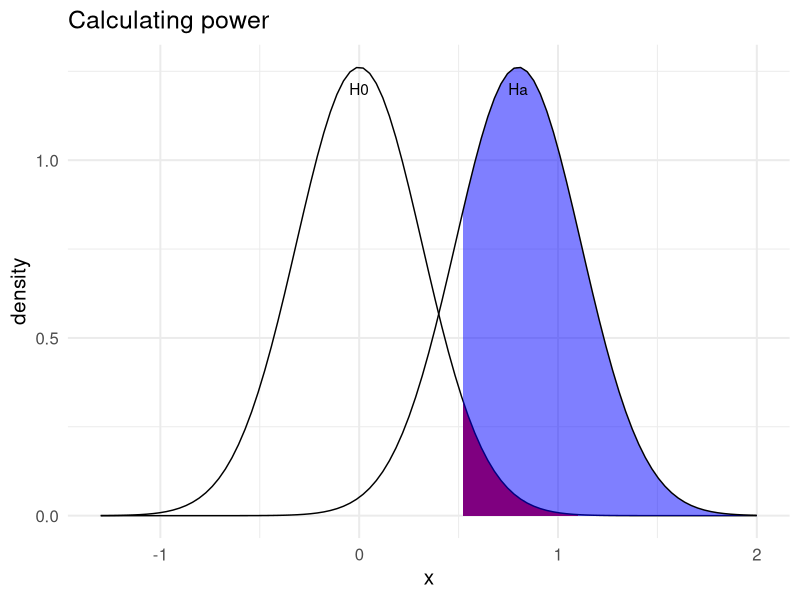
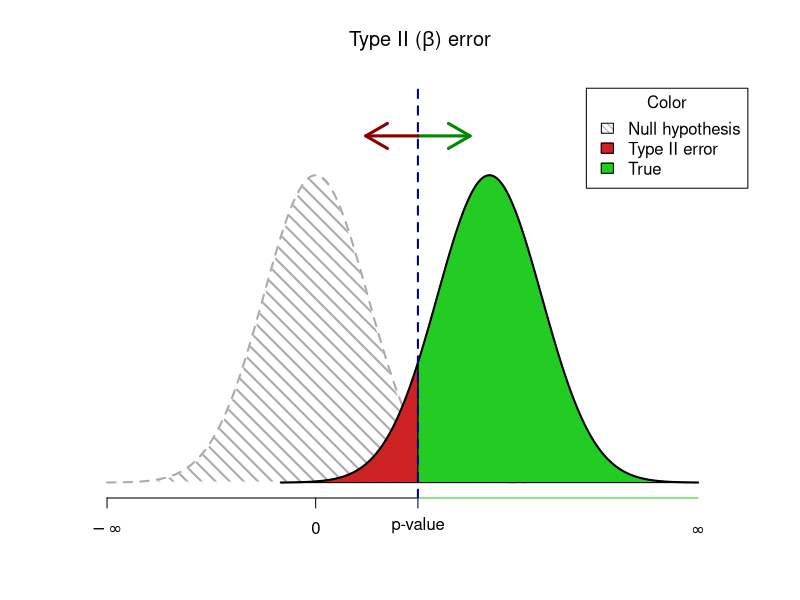
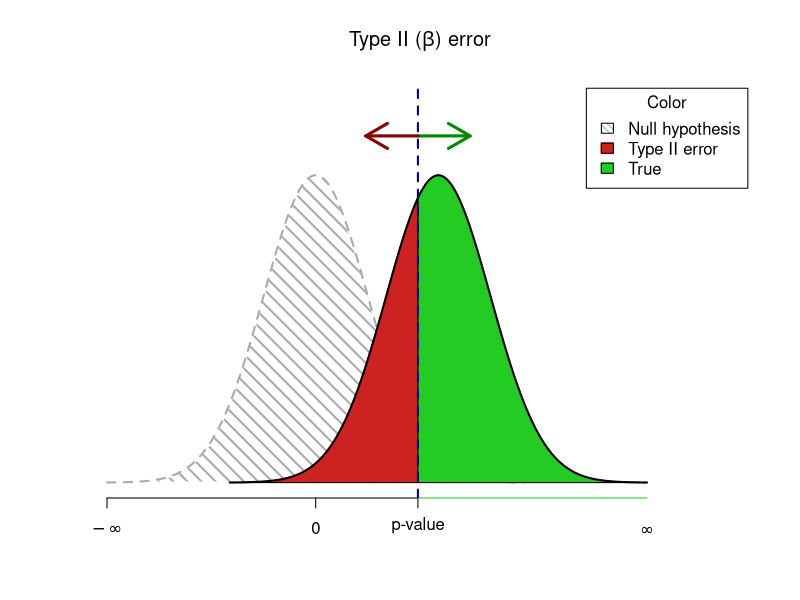
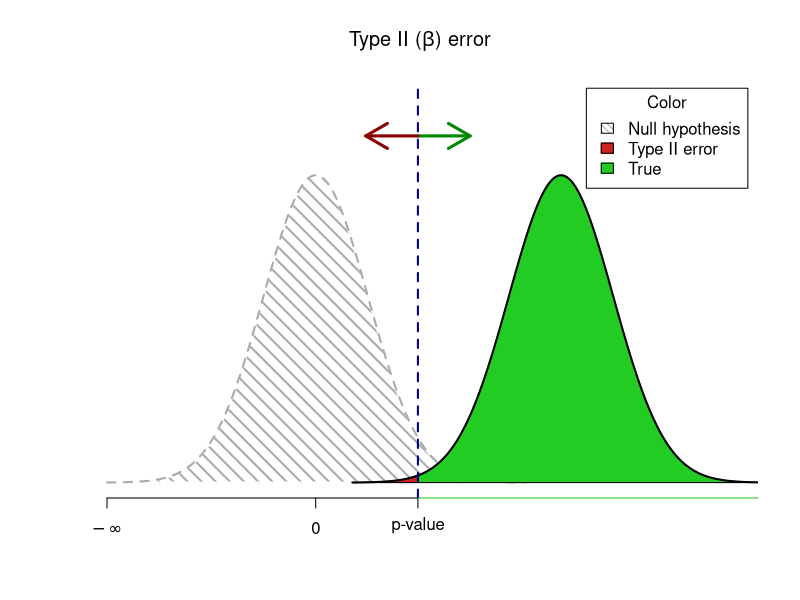
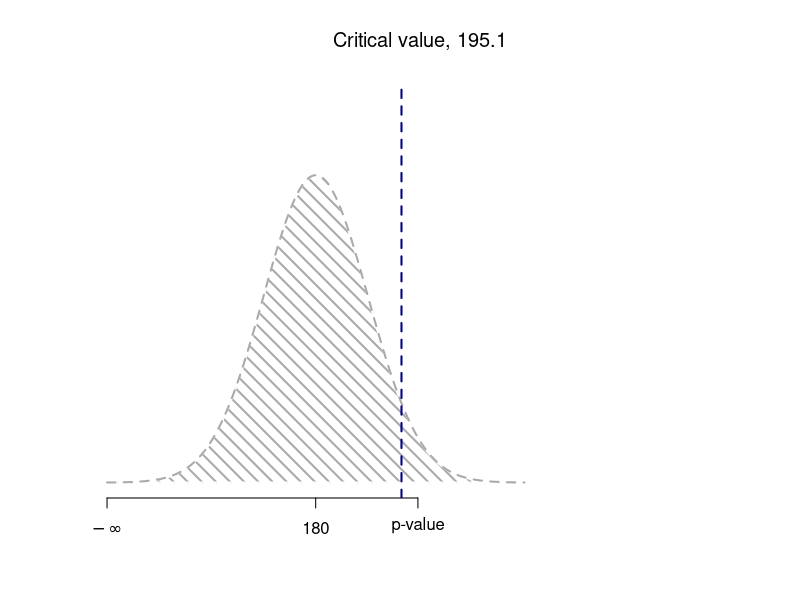
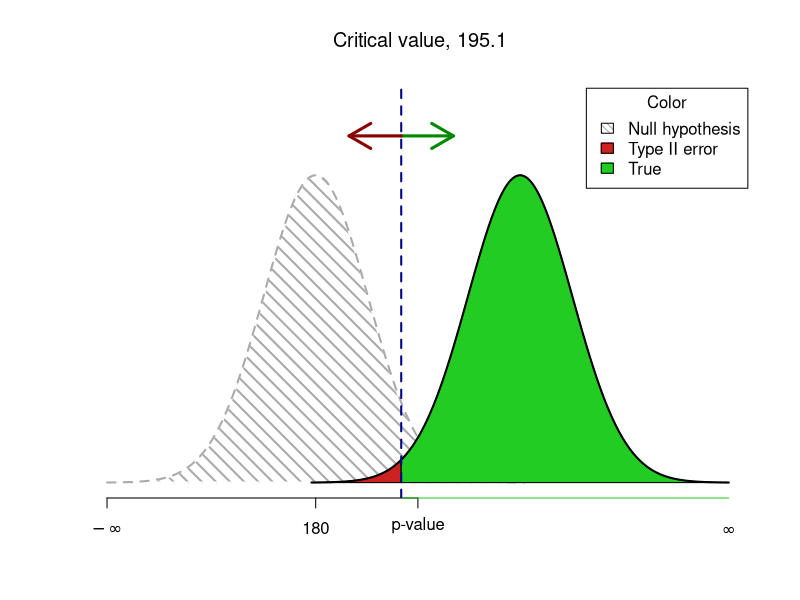
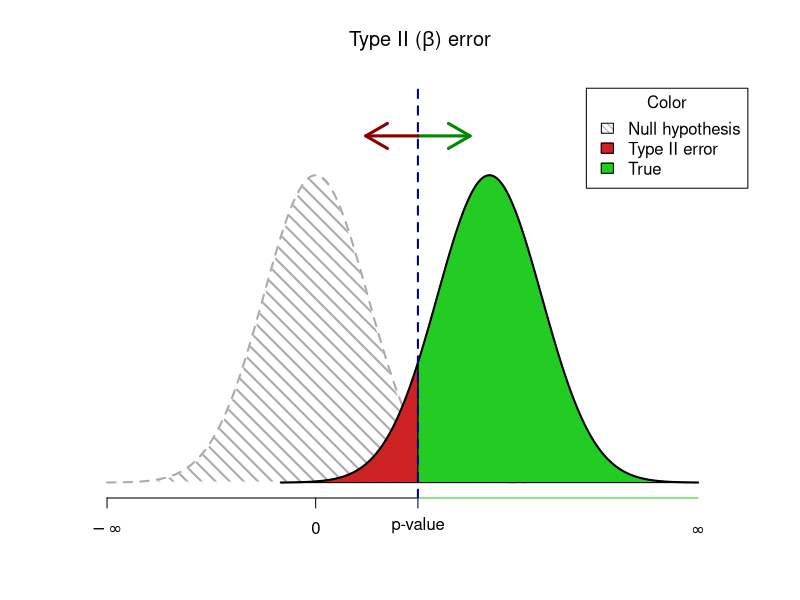
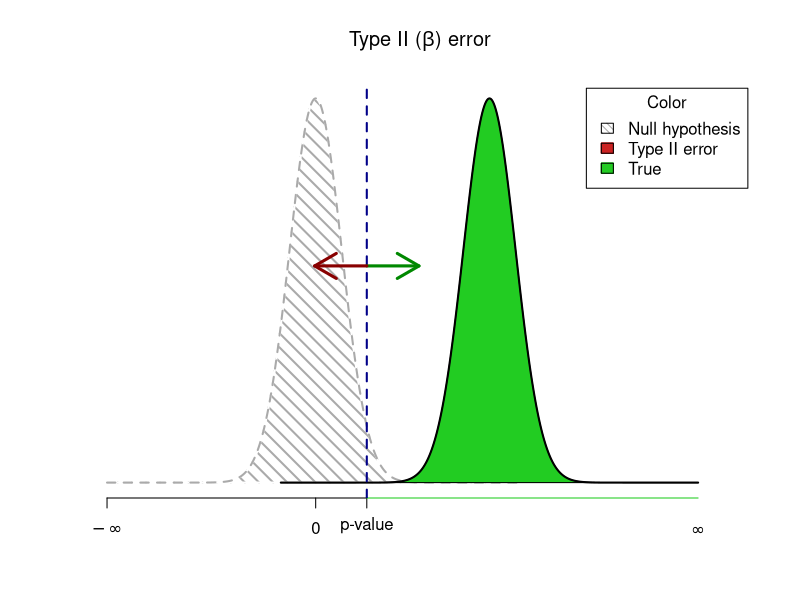

R code for these plots, in order:
## ---- chunk 1
library(knitr) # for include_graphics() 
library(dplyr)
## ---- chunk 2
qnorm(p = 0.05, mean = 0, sd = 1/sqrt(10), lower.tail = F)
## ---- chunk 3
pnorm(q = 0.5201484, mean = 0.8, 1/sqrt(10), lower.tail = F)
## ---- chunk 4
library(ggplot2)
ggplot(data = data.frame(x = c(-1.3, 2)), aes(x)) + 
    geom_area(stat = "function", fun = dnorm, args = list(mean = 0, sd = 1/sqrt(10)), 
            fill = "red", xlim = c(0.5201484, 1.1)) +
  stat_function(fun = dnorm, n = 101, args = list(mean = 0, sd = 1/sqrt(10))) +
  labs(y = "density") + 
  theme_minimal(base_size = 15) +
  labs(title = "Calculating power") +
  geom_area(stat = "function", fun = dnorm, args = list(mean = 0.8, sd = 1/sqrt(10)), 
            fill = "blue", xlim = c(0.5201484, 2.0), alpha = 0.5) +
  stat_function(fun = dnorm, n = 101, args = list(mean = 0.8, sd = 1/sqrt(10))) +
  geom_text(aes(x = 0, y = 1.2), label = "H0", check_overlap = T) +
  geom_text(aes(x = 0.8, y = 1.2), label = "Ha", check_overlap = T)

## ---- chunk 5
##students you do not need to know this code

##graph power
x <- seq(-4, 4, length=1000)
hx <- dnorm(x, mean=0, sd=1)

plot(x, hx, type="n", xlim=c(-4, 8), ylim=c(0, 0.5), 
     ylab = "",
     xlab = "",
     main= expression(paste("Type II (", beta, ") error")), axes=FALSE)
axis(1, at = c(-qnorm(.025), 0, -4), 
     labels = expression("p-value", 0, -infinity ))

shift = qnorm(1-0.025, mean=0, sd=1)*1.7
xfit2 <- x + shift
yfit2 <- dnorm(xfit2, mean=shift, sd=1)

# Print null hypothesis area
col_null = "#AAAAAA"
polygon(c(min(x), x,max(x)), c(0,hx,0), col=col_null, lwd=2, density=c(10, 40), angle=-45, border=0)
lines(x, hx, lwd=2, lty="dashed", col=col_null)


# The alternative hypothesis area

## The red - underpowered area
lb <- min(xfit2)
ub <- round(qnorm(.975),2)
col1 = "#CC2222"

i <- xfit2 >= lb & xfit2 <= ub
polygon(c(lb,xfit2[i],ub), c(0,yfit2[i],0), col=col1)

## The green area where the power is
col2 = "#22CC22"
i <- xfit2 >= ub
polygon(c(ub,xfit2[i],max(xfit2)), c(0,yfit2[i],0), col=col2)

# Outline the alternative hypothesis
lines(xfit2, yfit2, lwd=2)

axis(1, at = (c(ub, max(xfit2))), labels=c("", expression(infinity)), 
     col=col2, lwd=1, lwd.tick=FALSE)

legend("topright", inset=.015, title="Color",
       c("Null hypothesis","Type II error", "True"), fill=c(col_null, col1, col2), 
       angle=-45,
       density=c(20, 1000, 1000), horiz=FALSE)

abline(v=ub, lwd=2, col="#000088", lty="dashed")

arrows(ub, 0.45, ub+1, 0.45, lwd=3, col="#008800")
arrows(ub, 0.45, ub-1, 0.45, lwd=3, col="#880000")
## ---- chunk 6


##graph power
x <- seq(-4, 4, length=1000)
hx <- dnorm(x, mean=0, sd=1)

plot(x, hx, type="n", xlim=c(-4, 8), ylim=c(0, 0.5), 
     ylab = "",
     xlab = "",
     main= expression(paste("Type II (", beta, ") error")), axes=FALSE)
axis(1, at = c(-qnorm(.025), 0, -4), 
     labels = expression("p-value", 0, -infinity ))

shift = qnorm(1-0.025, mean=0, sd=1)*1.2
xfit2 <- x + shift
yfit2 <- dnorm(xfit2, mean=shift, sd=1)

# Print null hypothesis area
col_null = "#AAAAAA"
polygon(c(min(x), x,max(x)), c(0,hx,0), col=col_null, lwd=2, density=c(10, 40), angle=-45, border=0)
lines(x, hx, lwd=2, lty="dashed", col=col_null)


# The alternative hypothesis area

## The red - underpowered area
lb <- min(xfit2)
ub <- round(qnorm(.975),2)
col1 = "#CC2222"

i <- xfit2 >= lb & xfit2 <= ub
polygon(c(lb,xfit2[i],ub), c(0,yfit2[i],0), col=col1)

## The green area where the power is
col2 = "#22CC22"
i <- xfit2 >= ub
polygon(c(ub,xfit2[i],max(xfit2)), c(0,yfit2[i],0), col=col2)

# Outline the alternative hypothesis
lines(xfit2, yfit2, lwd=2)

axis(1, at = (c(ub, max(xfit2))), labels=c("", expression(infinity)), 
     col=col2, lwd=1, lwd.tick=FALSE)

legend("topright", inset=.015, title="Color",
       c("Null hypothesis","Type II error", "True"), fill=c(col_null, col1, col2), 
       angle=-45,
       density=c(20, 1000, 1000), horiz=FALSE)

abline(v=ub, lwd=2, col="#000088", lty="dashed")

arrows(ub, 0.45, ub+1, 0.45, lwd=3, col="#008800")
arrows(ub, 0.45, ub-1, 0.45, lwd=3, col="#880000")
## ---- chunk 7

##graph power
x <- seq(-4, 4, length=1000)
hx <- dnorm(x, mean=0, sd=1)

plot(x, hx, type="n", xlim=c(-4, 8), ylim=c(0, 0.5), 
     ylab = "",
     xlab = "",
     main= expression(paste("Type II (", beta, ") error")), axes=FALSE)
axis(1, at = c(-qnorm(.025), 0, -4), 
     labels = expression("p-value", 0, -infinity ))

shift = qnorm(1-0.025, mean=0, sd=1)*2.4
xfit2 <- x + shift
yfit2 <- dnorm(xfit2, mean=shift, sd=1)

# Print null hypothesis area
col_null = "#AAAAAA"
polygon(c(min(x), x,max(x)), c(0,hx,0), col=col_null, lwd=2, density=c(10, 40), angle=-45, border=0)
lines(x, hx, lwd=2, lty="dashed", col=col_null)


# The alternative hypothesis area

## The red - underpowered area
lb <- min(xfit2)
ub <- round(qnorm(.975),2)
col1 = "#CC2222"

i <- xfit2 >= lb & xfit2 <= ub
polygon(c(lb,xfit2[i],ub), c(0,yfit2[i],0), col=col1)

## The green area where the power is
col2 = "#22CC22"
i <- xfit2 >= ub
polygon(c(ub,xfit2[i],max(xfit2)), c(0,yfit2[i],0), col=col2)

# Outline the alternative hypothesis
lines(xfit2, yfit2, lwd=2)

axis(1, at = (c(ub, max(xfit2))), labels=c("", expression(infinity)), 
     col=col2, lwd=1, lwd.tick=FALSE)

legend("topright", inset=.015, title="Color",
       c("Null hypothesis","Type II error", "True"), fill=c(col_null, col1, col2), 
       angle=-45,
       density=c(20, 1000, 1000), horiz=FALSE)

abline(v=ub, lwd=2, col="#000088", lty="dashed")

arrows(ub, 0.45, ub+1, 0.45, lwd=3, col="#008800")
arrows(ub, 0.45, ub-1, 0.45, lwd=3, col="#880000")
## ---- chunk 8
qnorm(0.95, 0,1)
## ---- chunk 9

##graph power
x <- seq(-4, 4, length=1000)
hx <- dnorm(x, mean=0, sd=1)

plot(x, hx, type="n", xlim=c(-4, 8), ylim=c(0, 0.5), 
     ylab = "",
     xlab = "",
     main= expression(paste("Critical value, 195.1")), axes=FALSE)
axis(1, at = c(-qnorm(.025), 0, -4), 
     labels = expression("p-value", 180, -infinity ))

shift = qnorm(1-0.025, mean=0, sd=1)*2.4
xfit2 <- x + shift
yfit2 <- dnorm(xfit2, mean=shift, sd=1)

# Print null hypothesis area
col_null = "#AAAAAA"
polygon(c(min(x), x,max(x)), c(0,hx,0), col=col_null, lwd=2, density=c(10, 40), angle=-45, border=0)
lines(x, hx, lwd=2, lty="dashed", col=col_null)


abline(v=1.645, lwd=2, col="#000088", lty="dashed")

## ---- chunk 10
pnorm(-1.73, 0,1)
## ---- chunk 11

##graph power
x <- seq(-4, 4, length=1000)
hx <- dnorm(x, mean=0, sd=1)

plot(x, hx, type="n", xlim=c(-4, 8), ylim=c(0, 0.5), 
     ylab = "",
     xlab = "",
     main= expression(paste("Critical value, 195.1")), axes=FALSE)
axis(1, at = c(-qnorm(.025), 0, -4), 
     labels = expression("p-value", 180, -infinity ))

shift = qnorm(1-0.025, mean=0, sd=1)*2
xfit2 <- x + shift
yfit2 <- dnorm(xfit2, mean=shift, sd=1)

# Print null hypothesis area
col_null = "#AAAAAA"
polygon(c(min(x), x,max(x)), c(0,hx,0), col=col_null, lwd=2, density=c(10, 40), angle=-45, border=0)
lines(x, hx, lwd=2, lty="dashed", col=col_null)


# The alternative hypothesis area

## The red - underpowered area
lb <- min(xfit2)
ub <- round(qnorm(.95),2)
col1 = "#CC2222"

i <- xfit2 >= lb & xfit2 <= ub
polygon(c(lb,xfit2[i],ub), c(0,yfit2[i],0), col=col1)

## The green area where the power is
col2 = "#22CC22"
i <- xfit2 >= ub
polygon(c(ub,xfit2[i],max(xfit2)), c(0,yfit2[i],0), col=col2)

# Outline the alternative hypothesis
lines(xfit2, yfit2, lwd=2)

axis(1, at = (c(ub, max(xfit2))), labels=c("", expression(infinity)), 
     col=col2, lwd=1, lwd.tick=FALSE)

legend("topright", inset=.015, title="Color",
       c("Null hypothesis","Type II error", "True"), fill=c(col_null, col1, col2), 
       angle=-45,
       density=c(20, 1000, 1000), horiz=FALSE)

abline(v=ub, lwd=2, col="#000088", lty="dashed")

arrows(ub, 0.45, ub+1, 0.45, lwd=3, col="#008800")
arrows(ub, 0.45, ub-1, 0.45, lwd=3, col="#880000")
## ---- chunk 12
##students you do not need to know this code

##graph power
x <- seq(-4, 4, length=1000)
hx <- dnorm(x, mean=0, sd=1)

plot(x, hx, type="n", xlim=c(-4, 8), ylim=c(0, 0.5), 
     ylab = "",
     xlab = "",
     main= expression(paste("Type II (", beta, ") error")), axes=FALSE)
axis(1, at = c(-qnorm(.025), 0, -4), 
     labels = expression("p-value", 0, -infinity ))

shift = qnorm(1-0.025, mean=0, sd=1)*1.7
xfit2 <- x + shift
yfit2 <- dnorm(xfit2, mean=shift, sd=1)

# Print null hypothesis area
col_null = "#AAAAAA"
polygon(c(min(x), x,max(x)), c(0,hx,0), col=col_null, lwd=2, density=c(10, 40), angle=-45, border=0)
lines(x, hx, lwd=2, lty="dashed", col=col_null)


# The alternative hypothesis area

## The red - underpowered area
lb <- min(xfit2)
ub <- round(qnorm(.975),2)
col1 = "#CC2222"

i <- xfit2 >= lb & xfit2 <= ub
polygon(c(lb,xfit2[i],ub), c(0,yfit2[i],0), col=col1)

## The green area where the power is
col2 = "#22CC22"
i <- xfit2 >= ub
polygon(c(ub,xfit2[i],max(xfit2)), c(0,yfit2[i],0), col=col2)

# Outline the alternative hypothesis
lines(xfit2, yfit2, lwd=2)

axis(1, at = (c(ub, max(xfit2))), labels=c("", expression(infinity)), 
     col=col2, lwd=1, lwd.tick=FALSE)

legend("topright", inset=.015, title="Color",
       c("Null hypothesis","Type II error", "True"), fill=c(col_null, col1, col2), 
       angle=-45,
       density=c(20, 1000, 1000), horiz=FALSE)

abline(v=ub, lwd=2, col="#000088", lty="dashed")

arrows(ub, 0.45, ub+1, 0.45, lwd=3, col="#008800")
arrows(ub, 0.45, ub-1, 0.45, lwd=3, col="#880000")
## ---- chunk 13
##students you do not need to know this code

##graph power
x <- seq(-4, 4, length=1000)
hx <- dnorm(x, mean=0, sd=.5)

plot(x, hx, type="n", xlim=c(-4, 8), ylim=c(0, 0.8), 
     ylab = "",
     xlab = "",
     main= expression(paste("Type II (", beta, ") error")), axes=FALSE)
axis(1, at = c(-qnorm(.025,0,.5), 0, -4), 
     labels = expression("p-value", 0, -infinity ))

shift = qnorm(1-0.025, mean=0, sd=1)*1.7
xfit2 <- x + shift
yfit2 <- dnorm(xfit2, mean=shift, sd=.5)

# Print null hypothesis area
col_null = "#AAAAAA"
polygon(c(min(x), x,max(x)), c(0,hx,0), col=col_null, lwd=2, density=c(10, 40), angle=-45, border=0)
lines(x, hx, lwd=2, lty="dashed", col=col_null)


# The alternative hypothesis area

## The red - underpowered area
lb <- min(xfit2)
ub <- round(qnorm(.975,0,.5),2)
col1 = "#CC2222"

i <- xfit2 >= lb & xfit2 <= ub
polygon(c(lb,xfit2[i],ub), c(0,yfit2[i],0), col=col1)

## The green area where the power is
col2 = "#22CC22"
i <- xfit2 >= ub
polygon(c(ub,xfit2[i],max(xfit2)), c(0,yfit2[i],0), col=col2)

# Outline the alternative hypothesis
lines(xfit2, yfit2, lwd=2)

axis(1, at = (c(ub, max(xfit2))), labels=c("", expression(infinity)), 
     col=col2, lwd=1, lwd.tick=FALSE)

legend("topright", inset=.015, title="Color",
       c("Null hypothesis","Type II error", "True"), fill=c(col_null, col1, col2), 
       angle=-45,
       density=c(20, 1000, 1000), horiz=FALSE)

abline(v=ub, lwd=2, col="#000088", lty="dashed")

arrows(ub, 0.45, ub+1, 0.45, lwd=3, col="#008800")
arrows(ub, 0.45, ub-1, 0.45, lwd=3, col="#880000")
## ---- chunk 14
qnorm(0.01, lower=FALSE)
## ---- chunk 15
qnorm(0.05)
